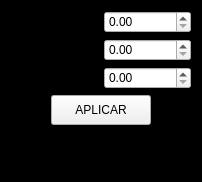
                     <widget class="QFrame" name="frame_13">
                      <property name="styleSheet">
                       <string notr="true">QFrame{
background-color: #000000;
border-radius: 10px; 

}</string>
                      </property>
                      <property name="frameShape">
                       <enum>QFrame::StyledPanel</enum>
                      </property>
                      <property name="frameShadow">
                       <enum>QFrame::Raised</enum>
                      </property>
                      <layout class="QVBoxLayout" name="verticalLayout_21">
                       <item>
                        <layout class="QHBoxLayout" name="horizontalLayout_24">
                         <item>
                          <widget class="QLabel" name="label_41">
                           <property name="styleSheet">
                            <string notr="true"/>
                           </property>
                           <property name="text">
                            <string>Px</string>
                           </property>
                           <property name="alignment">
                            <set>Qt::AlignCenter</set>
                           </property>
                          </widget>
                         </item>
                         <item>
                          <widget class="QDoubleSpinBox" name="px_in_2">
                           <property name="maximum">
                            <double>999.000000000000000</double>
                           </property>
                          </widget>
                         </item>
                        </layout>
                       </item>
                       <item>
                        <layout class="QHBoxLayout" name="horizontalLayout_26">
                         <item>
                          <widget class="QLabel" name="label_42">
                           <property name="styleSheet">
                            <string notr="true"/>
                           </property>
                           <property name="text">
                            <string>Py</string>
                           </property>
                           <property name="alignment">
                            <set>Qt::AlignCenter</set>
                           </property>
                          </widget>
                         </item>
                         <item>
                          <widget class="QDoubleSpinBox" name="py_in_2">
                           <property name="maximum">
                            <double>999.000000000000000</double>
                           </property>
                          </widget>
                         </item>
                        </layout>
                       </item>
                       <item>
                        <layout class="QHBoxLayout" name="horizontalLayout_31">
                         <item>
                          <widget class="QLabel" name="label_43">
                           <property name="styleSheet">
                            <string notr="true"/>
                           </property>
                           <property name="text">
                            <string>Pz</string>
                           </property>
                           <property name="alignment">
                            <set>Qt::AlignCenter</set>
                           </property>
                          </widget>
                         </item>
                         <item>
                          <widget class="QDoubleSpinBox" name="pz_in_2">
                           <property name="maximum">
                            <double>999.000000000000000</double>
                           </property>
                          </widget>
                         </item>
                        </layout>
                       </item>
                       <item>
                        <layout class="QHBoxLayout" name="horizontalLayout_32">
                         <item>
                          <spacer name="horizontalSpacer_9">
                           <property name="orientation">
                            <enum>Qt::Horizontal</enum>
                           </property>
                           <property name="sizeHint" stdset="0">
                            <size>
                             <width>40</width>
                             <height>20</height>
                            </size>
                           </property>
                          </spacer>
                         </item>
                         <item>
                          <widget class="QPushButton" name="bt_pfc">
                           <property name="minimumSize">
                            <size>
                             <width>100</width>
                             <height>30</height>
                            </size>
                           </property>
                           <property name="text">
                            <string>APLICAR</string>
                           </property>
                          </widget>
                         </item>
                         <item>
                          <spacer name="horizontalSpacer_10">
                           <property name="orientation">
                            <enum>Qt::Horizontal</enum>
                           </property>
                           <property name="sizeHint" stdset="0">
                            <size>
                             <width>40</width>
                             <height>20</height>
                            </size>
                           </property>
                          </spacer>
                         </item>
                        </layout>
                       </item>
                       <item>
                        <widget class="QLabel" name="label_44">
                         <property name="minimumSize">
                          <size>
                           <width>0</width>
                           <height>20</height>
                          </size>
                         </property>
                         <property name="maximumSize">
                          <size>
                           <width>16777215</width>
                           <height>20</height>
                          </size>
                         </property>
                         <property name="styleSheet">
                          <string notr="true"/>
                         </property>
                         <property name="text">
                          <string>Posición calculada</string>
                         </property>
                         <property name="alignment">
                          <set>Qt::AlignCenter</set>
                         </property>
                        </widget>
                       </item>
                       <item>
                        <layout class="QHBoxLayout" name="horizontalLayout_33">
                         <item>
                          <widget class="QLabel" name="label_px_2">
                           <property name="styleSheet">
                            <string notr="true"/>
                           </property>
                           <property name="text">
                            <string>Px =  0</string>
                           </property>
                           <property name="alignment">
                            <set>Qt::AlignCenter</set>
                           </property>
                          </widget>
                         </item>
                         <item>
                          <widget class="QLabel" name="label_py_2">
                           <property name="styleSheet">
                            <string notr="true"/>
                           </property>
                           <property name="text">
                            <string>Py = 0</string>
                           </property>
                           <property name="alignment">
                            <set>Qt::AlignCenter</set>
                           </property>
                          </widget>
                         </item>
                         <item>
                          <widget class="QLabel" name="label_pz_2">
                           <property name="styleSheet">
                            <string notr="true"/>
                           </property>
                           <property name="text">
                            <string>Pz = 0</string>
                           </property>
                           <property name="alignment">
                            <set>Qt::AlignCenter</set>
                           </property>
                          </widget>
                         </item>
                        </layout>
                       </item>
                      </layout>
                     </widget>
